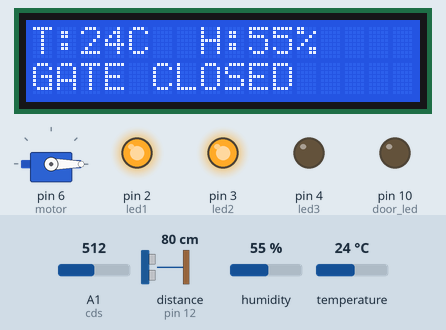
Recording of a sketch running on a simulated Arduino Leonardo, built with avr-gcc and run on an emulated ATmega32U4. Parts: servo, 16×2 character LCD, output pins drawn as LEDs (lit = HIGH). Wiring (inferred from the names in the program): ultrasonic range finder: trigger pin 11; echo pin 12. Inputs (shaded band) come from the test bench; at power-on: distance to the obstacle (sensor on pin 12) 80 cm, A1 (cds) = 512, humidity 55 %, temperature 24 °C. The echo pulse lasts 58.3 µs per cm; WiFi joins after 1.5 s; servers stay silent unless stated; pins used as bus, display or sensor lines are not drawn; what the sketch prints to the serial monitor is not drawn.

Above: at 3.0 s.
3.1 s: distance to the obstacle (sensor on pin 12) set to 7 cm
5.2 s: distance to the obstacle (sensor on pin 12) set to 4 cm
At 7.8 s:
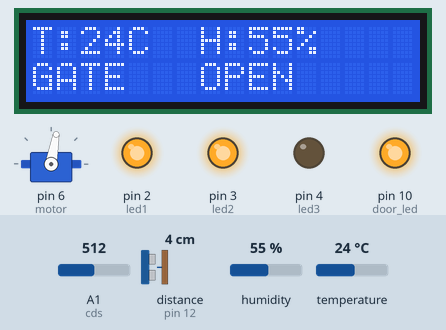
8.6 s: A1 (cds) set to 886
12.6 s: A1 (cds) set to 915
At 16.0 s:
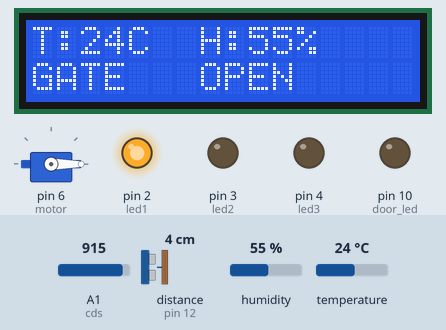
16.9 s: humidity set to 22 %
At 21.0 s:
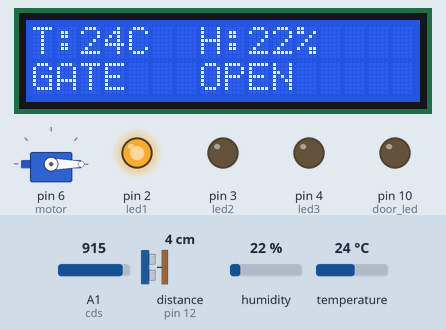
21.2 s: distance to the obstacle (sensor on pin 12) set to 9 cm
At 22.6 s:
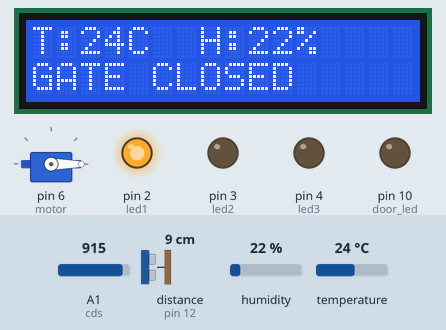
Timing chart, 0 to 23.8 s (numbered marks = the images above; inputs shaded):
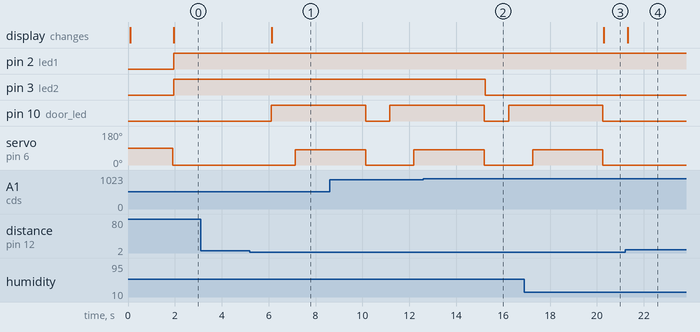

The sketch:

ASGARDIA_V2.ino
```cpp
//asgardia v 2//


//Library
#include <Servo.h>
#include <Wire.h>
#include <LiquidCrystal_I2C.h>
#include <SimpleDHT.h>
#define BLYNK_PRINT Serial // Comment this out to disable prints and save space
#include <ESP8266_Lib.h>
#include <BlynkSimpleShieldEsp8266.h>
// or Software Serial on Uno, Nano...
#include <SoftwareSerial.h> //ldw move to library

//defines   ldw
// Hardware Serial on Mega, Leonardo, Micro...
#define EspSerial Serial1
// Your ESP8266 baud rate:
#define ESP8266_BAUD 9600

//Digital pin mapping

int led1 = 2;
int led2 = 3;
int led3 = 4;
int pinDHT11 = 5; //DHT
int motor = 6;
// pin 8,9 are used for esp8266
int door_led = 10;
const int trigPin1 = 11;
const int echoPin1 = 12;

// Analog pin mapping
int cds = 1;

  // You should get Auth Token in the Blynk App.
// Go to the Project Settings (nut icon).
char auth[] = "ca9e5ac677444263a1993ee5273dd9c8";

// Your WiFi credentials.
// Set password to "" for open networks.
char ssid[] = "cchamchi1";
char pass[] = "1234asdf";

//esp8266 ldw
SoftwareSerial EspSerial(8, 9); // RX, TX
ESP8266 wifi(&EspSerial);


// Objects
Servo myservo; //Heimdal
LiquidCrystal_I2C lcd(0x27,16,2); //poseidon
// set the LCD address to 0x27 for a 16 chars and 2 line display
SimpleDHT11 dht11; //poseidon

//variables
long duration1, distance1; // Heimdal

//*************** Poseidon *****************
void DHT_run()
{
  // start working...
  Serial.println("=================================");
  Serial.println("Sample DHT11...");
  // read without samples.
  byte temperature = 0;
  byte humidity = 0;
  if (dht11.read(pinDHT11, &temperature, &humidity, NULL)) {
    Serial.print("Read DHT11 failed.");
    return;
  }
    Serial.print("Sample OK: ");
    Serial.print((int)temperature); Serial.print(" *C, ");
    Serial.print((int)humidity); Serial.println(" %");

    // write a temperature
    lcd.setCursor(0,0);
    lcd.print("T:");
    lcd.setCursor(2,0);
    lcd.print((int)temperature);
    lcd.setCursor(4,0);
    lcd.print("C");

    // write a humidity
    lcd.setCursor(7,0);
    lcd.print("H:");
    lcd.setCursor(9,0);
    lcd.print((int)humidity);
    lcd.setCursor(11,0);
    lcd.print("%");
}


void setup_blynk()
{
  // Set console baud rate
  Serial.begin(115200);
  delay(10);
  // Set ESP8266 baud rate
  EspSerial.begin(ESP8266_BAUD);
  delay(10);
}

void setup_Poseidon()
{
  lcd.init();
  // Print a message to the LCD.
  lcd.backlight();
  //lcd.setCursor(0,0); //첫줄
  //lcd.print("Hello, world!");
  //lcd.setCursor(0,1);// 둘째줄
  //lcd.print("Asgardia Arduino");
  }

void Poseidon_run()
{
  //lcd.setCursor(0,0); //첫줄
  //lcd.print("Poseidon running");
  DHT_run();
  }

void setup_kim()
{
  pinMode(led1, OUTPUT);
  pinMode(led2, OUTPUT);
  pinMode(led3, OUTPUT);
  }

void setup_Heimdal()
{
  myservo.attach(6);
  pinMode(trigPin1,OUTPUT);
  pinMode(echoPin1,INPUT);
  pinMode(door_led,OUTPUT);
  }
void gate_open()
{
  digitalWrite(door_led,HIGH);
  Serial.println("GATE OPEN");
  lcd.setCursor(0,1); //첫줄
  lcd.print("GATE   OPEN");
  delay(1000);

  myservo.write(0);
  delay(10);
  myservo.write(80);
  delay(3000);
  digitalWrite(door_led,LOW);
  }

void gate_close()
{
  digitalWrite(motor, LOW);
  Serial.println("GATE CLOSED");
  lcd.setCursor(0,1); //첫줄
  lcd.print("GATE CLOSED");
  digitalWrite(door_led,LOW);
  }

void Heimdal_run()
{
  long duration1, distance1;
  digitalWrite(trigPin1,LOW);
  delayMicroseconds(2);
  digitalWrite(trigPin1, HIGH);
  delayMicroseconds(10);
  digitalWrite(trigPin1, LOW);
  duration1 = pulseIn(echoPin1, HIGH);
  distance1 = (duration1/2) / 29.1;
  if ((distance1 < 5) && (distance1 > 0))
  {
    gate_open();
  }
  else
  {
    gate_close();
   }
     myservo.write(0);
     //delay(1000); // moved to main loop
}

void kim_run()
{
  int cdsValue = analogRead(cds);
  Serial.println(cdsValue);
  if (cdsValue >900 )
  {
    digitalWrite(led1, HIGH);
    digitalWrite(led2, LOW);
    digitalWrite(led3, LOW);
    Serial.println("LED1 ON");
  }
  else if (720 < cdsValue < 900) // TODO  ( ( ) && () )
  {
    digitalWrite(led1, HIGH);
    digitalWrite(led2, HIGH);
    digitalWrite(led3, LOW);
    Serial.println("LED12 ON");
   }
   else if( cdsValue < 720)
   {
      digitalWrite(led1, HIGH);
      digitalWrite(led2, HIGH);
      digitalWrite(led3, HIGH);
      Serial.println("LED123 ON");
    }
        //delay(2000);
}


//******************************************

void setup()
{
  setup_blynk();
  // put your setup code here, to run once:
  // Set console baud rate
  setup_Heimdal();
  setup_Poseidon();
  setup_kim();
  Blynk.begin(auth, wifi, ssid, pass);
}

void loop()
{
  // put your main code here, to run repeatedly:
  //TODO sin use timer
  Heimdal_run();
  Poseidon_run();
  kim_run();
  delay(1000);
  Blynk.run();
}
```

Measured:
- the behaviour switches between 6 and 5 cm on distance to the obstacle (sensor on pin 12) (found by bisection; images 0 and 1)
- the behaviour switches between 900 and 901 on A1 (cds) (found by bisection; images 1 and 2)
- after the input at 3.1 s, every drawn part: stays the same
- after the input at 5.2 s, pin 10 (door_led): LOW → HIGH after 0.91 s; servo on pin 6 (motor): 0° → 80° after 1.9 s; the display: changes after 0.92 s (image 1)
- after the input at 12.6 s, pin 3 (led2): HIGH → LOW after 2.6 s
- after the input at 16.9 s, the display: changes after 3.4 s (image 3)
- after the input at 21.2 s, pin 10 (door_led): stays LOW (without the input it goes to HIGH after 0.10 s); servo on pin 6 (motor): stays 0° (without the input it goes to 80° after 1.1 s); the display: changes after 0.11 s (image 4)
